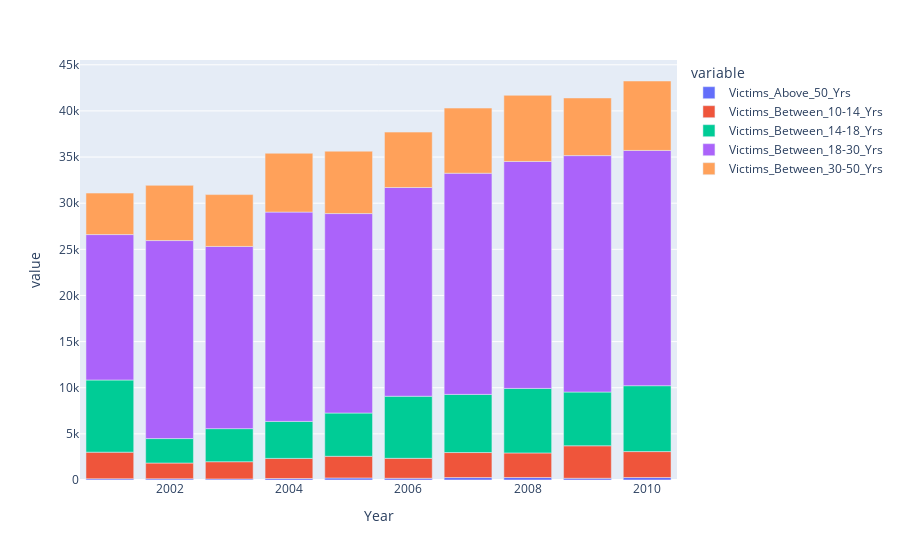

Write notebook code for a chart like this one.
### Code cell
fig = px.bar(yearw, x = 'Year', y = ['Victims_Above_50_Yrs','Victims_Between_10-14_Yrs','Victims_Between_14-18_Yrs',
                                    'Victims_Between_18-30_Yrs','Victims_Between_30-50_Yrs'])
fig.show()

### Figure 1 — Plotly figure (JSON) as saved in the notebook; plotly's stock layout.template omitted (floating-point values rounded to 4 significant figures)
{"data": [{"alignmentgroup": "True", "hovertemplate": "variable=Victims_Above_50_Yrs<br>Year=%{x}<br>value=%{y}<extra></extra>", "legendgroup": "Victims_Above_50_Yrs", "marker": {"color": "#636efa", "pattern": {"shape": ""}}, "name": "Victims_Above_50_Yrs", "offsetgroup": "Victims_Above_50_Yrs", "orientation": "v", "showlegend": true, "textposition": "auto", "type": "bar", "x": [2001, 2002, 2003, 2004, 2005, 2006, 2007, 2008, 2009, 2010], "xaxis": "x", "y": [136, 132, 120, 162, 222, 188, 266, 272, 190, 272], "yaxis": "y"}, {"alignmentgroup": "True", "hovertemplate": "variable=Victims_Between_10-14_Yrs<br>Year=%{x}<br>value=%{y}<extra></extra>", "legendgroup": "Victims_Between_10-14_Yrs", "marker": {"color": "#EF553B", "pattern": {"shape": ""}}, "name": "Victims_Between_10-14_Yrs", "offsetgroup": "Victims_Between_10-14_Yrs", "orientation": "v", "showlegend": true, "textposition": "auto", "type": "bar", "x": [2001, 2002, 2003, 2004, 2005, 2006, 2007, 2008, 2009, 2010], "xaxis": "x", "y": [2880, 1708, 1862, 2180, 2348, 2162, 2710, 2662, 3520, 2808], "yaxis": "y"}, {"alignmentgroup": "True", "hovertemplate": "variable=Victims_Between_14-18_Yrs<br>Year=%{x}<br>value=%{y}<extra></extra>", "legendgroup": "Victims_Between_14-18_Yrs", "marker": {"color": "#00cc96", "pattern": {"shape": ""}}, "name": "Victims_Between_14-18_Yrs", "offsetgroup": "Victims_Between_14-18_Yrs", "orientation": "v", "showlegend": true, "textposition": "auto", "type": "bar", "x": [2001, 2002, 2003, 2004, 2005, 2006, 2007, 2008, 2009, 2010], "xaxis": "x", "y": [7822, 2650, 3584, 4008, 4688, 6728, 6304, 6992, 5824, 7140], "yaxis": "y"}, {"alignmentgroup": "True", "hovertemplate": "variable=Victims_Between_18-30_Yrs<br>Year=%{x}<br>value=%{y}<extra></extra>", "legendgroup": "Victims_Between_18-30_Yrs", "marker": {"color": "#ab63fa", "pattern": {"shape": ""}}, "name": "Victims_Between_18-30_Yrs", "offsetgroup": "Victims_Between_18-30_Yrs", "orientation": "v", "showlegend": true, "textposition": "auto", "type": "bar", "x": [2001, 2002, 2003, 2004, 2005, 2006, 2007, 2008, 2009, 2010], "xaxis": "x", "y": [15762, 21460, 19746, 22686, 21618, 22624, 23968, 24598, 25624, 25498], "yaxis": "y"}, {"alignmentgroup": "True", "hovertemplate": "variable=Victims_Between_30-50_Yrs<br>Year=%{x}<br>value=%{y}<extra></extra>", "legendgroup": "Victims_Between_30-50_Yrs", "marker": {"color": "#FFA15A", "pattern": {"shape": ""}}, "name": "Victims_Between_30-50_Yrs", "offsetgroup": "Victims_Between_30-50_Yrs", "orientation": "v", "showlegend": true, "textposition": "auto", "type": "bar", "x": [2001, 2002, 2003, 2004, 2005, 2006, 2007, 2008, 2009, 2010], "xaxis": "x", "y": [4496, 5984, 5622, 6378, 6762, 6004, 7060, 7168, 6248, 7526], "yaxis": "y"}], "layout": {"barmode": "relative", "legend": {"title": {"text": "variable"}, "tracegroupgap": 0}, "margin": {"t": 60}, "xaxis": {"anchor": "y", "domain": [0, 1], "title": {"text": "Year"}}, "yaxis": {"anchor": "x", "domain": [0, 1], "title": {"text": "value"}}}}
